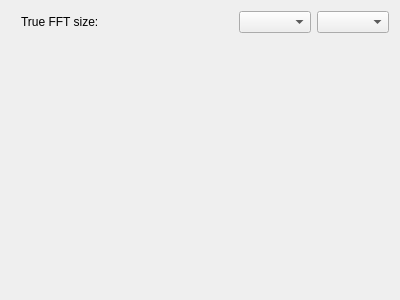
<?xml version="1.0" encoding="UTF-8"?>
<ui version="4.0">
 <author>
SPDX-FileCopyrightText: none
SPDX-License-Identifier: GPL-3.0-or-later
 </author>
 <class>AudioSpectrum_UI</class>
 <widget class="QWidget" name="AudioSpectrum_UI">
  <property name="geometry">
   <rect>
    <x>0</x>
    <y>0</y>
    <width>400</width>
    <height>300</height>
   </rect>
  </property>
  <layout class="QGridLayout" name="gridLayout_2">
   <item row="1" column="5">
    <widget class="KComboBox" name="windowSize"/>
   </item>
   <item row="1" column="3">
    <spacer name="horizontalSpacer">
     <property name="orientation">
      <enum>Qt::Horizontal</enum>
     </property>
     <property name="sizeHint" stdset="0">
      <size>
       <width>40</width>
       <height>20</height>
      </size>
     </property>
    </spacer>
   </item>
   <item row="2" column="5">
    <spacer name="verticalSpacer">
     <property name="orientation">
      <enum>Qt::Vertical</enum>
     </property>
     <property name="sizeHint" stdset="0">
      <size>
       <width>20</width>
       <height>40</height>
      </size>
     </property>
    </spacer>
   </item>
   <item row="1" column="4">
    <widget class="KComboBox" name="windowFunction"/>
   </item>
   <item row="1" column="1">
    <widget class="QLabel" name="labelFFTSize">
     <property name="locale">
      <locale language="English" country="UnitedStates"/>
     </property>
     <property name="text">
      <string>True FFT size: </string>
     </property>
    </widget>
   </item>
   <item row="1" column="0">
    <spacer name="horizontalSpacer_2">
     <property name="orientation">
      <enum>Qt::Horizontal</enum>
     </property>
     <property name="sizeType">
      <enum>QSizePolicy::Fixed</enum>
     </property>
     <property name="sizeHint" stdset="0">
      <size>
       <width>10</width>
       <height>20</height>
      </size>
     </property>
    </spacer>
   </item>
   <item row="1" column="2">
    <widget class="QLabel" name="labelFFTSizeNumber">
     <property name="text">
      <string/>
     </property>
    </widget>
   </item>
  </layout>
 </widget>
 <customwidgets>
  <customwidget>
   <class>KComboBox</class>
   <extends>QComboBox</extends>
   <header>kcombobox.h</header>
  </customwidget>
 </customwidgets>
 <resources/>
 <connections/>
</ui>
